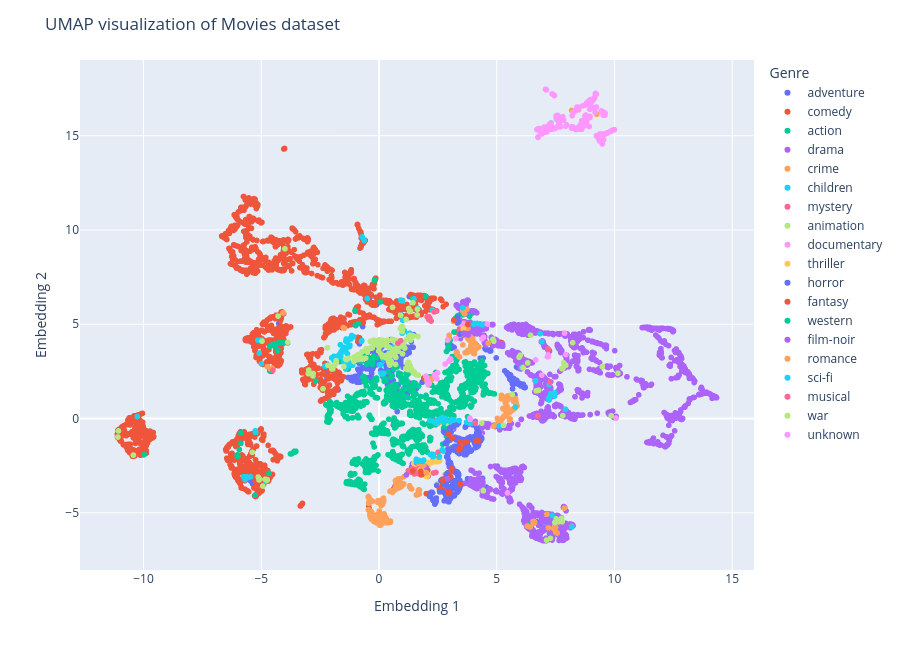

The notebook cell saved with this chart:
### Code cell
umap_df = pd.DataFrame({
    'UMAP1': umap_features[:, 0],
    'UMAP2': umap_features[:, 1],
    'Genre': movies['genres'].apply(lambda x: x[0] if len(x) > 0 else 'unknown').values
})

fig = px.scatter(
    umap_df,
    x='UMAP1', y='UMAP2',
    color='Genre',
    width=900, height=650,
    hover_data={'UMAP1': ':.3f', 'UMAP2': ':.3f', 'Genre': True}
)
fig.update_layout(
    title='UMAP visualization of Movies dataset',
    xaxis_title='Embedding 1',
    yaxis_title='Embedding 2',
)
fig.show()

### Figure 1 — Plotly figure (JSON) as saved in the notebook; plotly's stock layout.template omitted (floating-point values rounded to 4 significant figures; data arrays with more than 128 entries replaced by an {"elided": "..."} marker saying what was removed)
{"data": [{"customdata": {"elided": "652x1 str values"}, "hovertemplate": "Genre=%{customdata[0]}<br>UMAP1=%{x:.3f}<br>UMAP2=%{y:.3f}<extra></extra>", "legendgroup": "adventure", "marker": {"color": "#636efa", "symbol": "circle"}, "mode": "markers", "name": "adventure", "showlegend": true, "type": "scattergl", "x": {"elided": "652 float values"}, "xaxis": "x", "y": {"elided": "652 float values"}, "yaxis": "y"}, {"customdata": {"elided": "2776x1 str values"}, "hovertemplate": "Genre=%{customdata[0]}<br>UMAP1=%{x:.3f}<br>UMAP2=%{y:.3f}<extra></extra>", "legendgroup": "comedy", "marker": {"color": "#EF553B", "symbol": "circle"}, "mode": "markers", "name": "comedy", "showlegend": true, "type": "scattergl", "x": {"elided": "2776 float values"}, "xaxis": "x", "y": {"elided": "2776 float values"}, "yaxis": "y"}, {"customdata": {"elided": "1828x1 str values"}, "hovertemplate": "Genre=%{customdata[0]}<br>UMAP1=%{x:.3f}<br>UMAP2=%{y:.3f}<extra></extra>", "legendgroup": "action", "marker": {"color": "#00cc96", "symbol": "circle"}, "mode": "markers", "name": "action", "showlegend": true, "type": "scattergl", "x": {"elided": "1828 float values"}, "xaxis": "x", "y": {"elided": "1828 float values"}, "yaxis": "y"}, {"customdata": {"elided": "2218x1 str values"}, "hovertemplate": "Genre=%{customdata[0]}<br>UMAP1=%{x:.3f}<br>UMAP2=%{y:.3f}<extra></extra>", "legendgroup": "drama", "marker": {"color": "#ab63fa", "symbol": "circle"}, "mode": "markers", "name": "drama", "showlegend": true, "type": "scattergl", "x": {"elided": "2218 float values"}, "xaxis": "x", "y": {"elided": "2218 float values"}, "yaxis": "y"}, {"customdata": {"elided": "534x1 str values"}, "hovertemplate": "Genre=%{customdata[0]}<br>UMAP1=%{x:.3f}<br>UMAP2=%{y:.3f}<extra></extra>", "legendgroup": "crime", "marker": {"color": "#FFA15A", "symbol": "circle"}, "mode": "markers", "name": "crime", "showlegend": true, "type": "scattergl", "x": {"elided": "534 float values"}, "xaxis": "x", "y": {"elided": "534 float values"}, "yaxis": "y"}, {"customdata": {"elided": "197x1 str values"}, "hovertemplate": "Genre=%{customdata[0]}<br>UMAP1=%{x:.3f}<br>UMAP2=%{y:.3f}<extra></extra>", "legendgroup": "children", "marker": {"color": "#19d3f3", "symbol": "circle"}, "mode": "markers", "name": "children", "showlegend": true, "type": "scattergl", "x": {"elided": "197 float values"}, "xaxis": "x", "y": {"elided": "197 float values"}, "yaxis": "y"}, {"customdata": [["mystery"], ["mystery"], ["mystery"], ["mystery"], ["mystery"], ["mystery"], ["mystery"], ["mystery"], ["mystery"], ["mystery"], ["mystery"], ["mystery"], ["mystery"], ["mystery"], ["mystery"], ["mystery"], ["mystery"], ["mystery"], ["mystery"], ["mystery"], ["mystery"], ["mystery"], ["mystery"], ["mystery"], ["mystery"], ["mystery"], ["mystery"], ["mystery"], ["mystery"], ["mystery"], ["mystery"], ["mystery"], ["mystery"], ["mystery"], ["mystery"], ["mystery"], ["mystery"], ["mystery"], ["mystery"], ["mystery"], ["mystery"], ["mystery"], ["mystery"], ["mystery"], ["mystery"], ["mystery"], ["mystery"], ["mystery"]], "hovertemplate": "Genre=%{customdata[0]}<br>UMAP1=%{x:.3f}<br>UMAP2=%{y:.3f}<extra></extra>", "legendgroup": "mystery", "marker": {"color": "#FF6692", "symbol": "circle"}, "mode": "markers", "name": "mystery", "showlegend": true, "type": "scattergl", "x": [1.473, 1.295, 1.583, 1.331, 1.33, 1.276, 3.437, 3.432, 1.497, 3.395, 3.44, 1.536, 2.306, 1.35, 1.359, 1.39, 1.485, 1.27, 1.401, 2.314, 1.385, 1.57, 2.42, 1.6, 2.392, 1.353, 1.651, 2.509, 1.417, 1.403, 1.508, 3.421, 1.709, 3.424, 1.314, 1.416, 1.545, 1.412, 1.349, 1.541, 1.838, 1.394, 2.084, 2.067, 7.255, 2.974, 1.571, 1.609], "xaxis": "x", "y": [-2.655, -2.789, -2.649, -2.808, -2.803, -2.781, 4.465, 4.544, -2.938, 4.505, 4.561, -2.884, -2.168, -2.753, -2.84, -2.721, -2.858, -2.779, -2.758, -2.889, -2.718, -2.881, -2.861, -2.576, -2.136, -2.731, -2.916, -1.793, -2.843, -2.813, -2.876, 4.767, -2.927, 4.587, -2.756, -2.66, -2.501, -2.788, -2.725, -2.323, -2.955, -2.806, -3.071, -3.06, 1.93, -0.2049, -2.854, -2.906], "yaxis": "y"}, {"customdata": {"elided": "297x1 str values"}, "hovertemplate": "Genre=%{customdata[0]}<br>UMAP1=%{x:.3f}<br>UMAP2=%{y:.3f}<extra></extra>", "legendgroup": "animation", "marker": {"color": "#B6E880", "symbol": "circle"}, "mode": "markers", "name": "animation", "showlegend": true, "type": "scattergl", "x": {"elided": "297 float values"}, "xaxis": "x", "y": {"elided": "297 float values"}, "yaxis": "y"}, {"customdata": {"elided": "385x1 str values"}, "hovertemplate": "Genre=%{customdata[0]}<br>UMAP1=%{x:.3f}<br>UMAP2=%{y:.3f}<extra></extra>", "legendgroup": "documentary", "marker": {"color": "#FF97FF", "symbol": "circle"}, "mode": "markers", "name": "documentary", "showlegend": true, "type": "scattergl", "x": {"elided": "385 float values"}, "xaxis": "x", "y": {"elided": "385 float values"}, "yaxis": "y"}, {"customdata": [["thriller"], ["thriller"], ["thriller"], ["thriller"], ["thriller"], ["thriller"], ["thriller"], ["thriller"], ["thriller"], ["thriller"], ["thriller"], ["thriller"], ["thriller"], ["thriller"], ["thriller"], ["thriller"], ["thriller"], ["thriller"], ["thriller"], ["thriller"], ["thriller"], ["thriller"], ["thriller"], ["thriller"], ["thriller"], ["thriller"], ["thriller"], ["thriller"], ["thriller"], ["thriller"], ["thriller"], ["thriller"], ["thriller"], ["thriller"], ["thriller"], ["thriller"], ["thriller"], ["thriller"], ["thriller"], ["thriller"], ["thriller"], ["thriller"], ["thriller"], ["thriller"], ["thriller"], ["thriller"], ["thriller"], ["thriller"], ["thriller"], ["thriller"], ["thriller"], ["thriller"], ["thriller"], ["thriller"], ["thriller"], ["thriller"], ["thriller"], ["thriller"], ["thriller"], ["thriller"], ["thriller"], ["thriller"], ["thriller"], ["thriller"], ["thriller"], ["thriller"], ["thriller"], ["thriller"], ["thriller"], ["thriller"], ["thriller"], ["thriller"], ["thriller"], ["thriller"], ["thriller"], ["thriller"], ["thriller"], ["thriller"], ["thriller"], ["thriller"], ["thriller"], ["thriller"], ["thriller"]], "hovertemplate": "Genre=%{customdata[0]}<br>UMAP1=%{x:.3f}<br>UMAP2=%{y:.3f}<extra></extra>", "legendgroup": "thriller", "marker": {"color": "#FECB52", "symbol": "circle"}, "mode": "markers", "name": "thriller", "showlegend": true, "type": "scattergl", "x": [1.983, 1.985, 2.001, 1.986, 1.989, 1.955, 2.005, 1.994, 1.956, 2.024, 1.938, 2.027, 1.959, 2.006, 1.939, 2.222, 2.403, 2.394, 2.452, 2.576, 3.577, 3.579, 1.88, 1.936, 2.453, 2.504, 1.946, 2.312, 1.938, 2.052, 2.406, 2.035, 1.963, 2.546, 1.959, 2.01, 1.813, 2.004, 2.105, 2.08, 2.049, 1.934, 1.948, 1.947, 2.001, 1.948, 1.913, 2.006, 2.27, 1.725, 2.08, 1.93, 1.915, 1.911, 1.951, 1.909, 1.954, 1.522, 1.938, 1.541, 1.518, 1.834, 1.539, 2.009, 2.017, 1.828, 2.019, 2.019, 2.02, 1.522, 1.946, 1.887, 1.552, 1.829, 2.011, 1.751, 1.523, 1.472, 2.046, 1.489, 1.884, 1.935, 1.823], "xaxis": "x", "y": [-2.608, -2.628, -2.787, -2.416, -2.549, -2.382, -2.59, -2.662, -2.53, -2.922, -2.429, -2.365, -2.517, -2.906, -2.518, -2.318, -2.245, -2.263, -2.263, -2.25, 4.746, 4.749, -2.416, -2.538, -2.241, -2.278, -2.626, -2.297, -2.523, -2.529, -2.282, -2.934, -2.651, -2.276, -2.691, -2.865, -2.397, -2.608, -2.329, -2.885, -2.545, -2.587, -2.659, -2.73, -2.903, -2.58, -2.529, -2.942, -2.307, -2.346, -2.517, -2.54, -2.669, -2.523, -2.631, -2.628, -2.956, -2.364, -2.994, -2.37, -2.373, -2.714, -2.376, -3.044, -3.052, -2.728, -3.055, -3.068, -3.063, -2.371, -2.976, -2.815, -2.412, -2.806, -3.06, -2.719, -2.387, -2.381, -3.076, -2.363, -2.803, -3.0, -2.747], "yaxis": "y"}, {"customdata": {"elided": "468x1 str values"}, "hovertemplate": "Genre=%{customdata[0]}<br>UMAP1=%{x:.3f}<br>UMAP2=%{y:.3f}<extra></extra>", "legendgroup": "horror", "marker": {"color": "#636efa", "symbol": "circle"}, "mode": "markers", "name": "horror", "showlegend": true, "type": "scattergl", "x": {"elided": "468 float values"}, "xaxis": "x", "y": {"elided": "468 float values"}, "yaxis": "y"}, {"customdata": [["fantasy"], ["fantasy"], ["fantasy"], ["fantasy"], ["fantasy"], ["fantasy"], ["fantasy"], ["fantasy"], ["fantasy"], ["fantasy"], ["fantasy"], ["fantasy"], ["fantasy"], ["fantasy"], ["fantasy"], ["fantasy"], ["fantasy"], ["fantasy"], ["fantasy"], ["fantasy"], ["fantasy"], ["fantasy"], ["fantasy"], ["fantasy"], ["fantasy"], ["fantasy"], ["fantasy"], ["fantasy"], ["fantasy"], ["fantasy"], ["fantasy"], ["fantasy"], ["fantasy"], ["fantasy"], ["fantasy"], ["fantasy"], ["fantasy"], ["fantasy"], ["fantasy"], ["fantasy"], ["fantasy"], ["fantasy"]], "hovertemplate": "Genre=%{customdata[0]}<br>UMAP1=%{x:.3f}<br>UMAP2=%{y:.3f}<extra></extra>", "legendgroup": "fantasy", "marker": {"color": "#EF553B", "symbol": "circle"}, "mode": "markers", "name": "fantasy", "showlegend": true, "type": "scattergl", "x": [3.438, 3.578, 2.426, 3.017, 2.999, 3.392, 2.754, 3.026, -4.209, 1.436, 3.724, 4.219, 3.072, 3.008, 2.359, 4.13, 2.448, 3.183, 2.939, 3.084, 3.097, 2.21, 3.435, 1.773, 2.934, 2.945, 1.787, 3.777, 3.458, 2.725, 3.452, 2.066, 2.725, 2.711, 3.105, 2.987, 3.003, 1.9, 1.825, 1.92, 1.942, 2.954], "xaxis": "x", "y": [-1.617, -1.307, -0.1583, -3.137, -3.098, -1.667, -3.23, -3.073, 2.875, -2.788, -1.226, -1.175, -2.751, -3.128, -0.1286, -1.192, 5.716, 5.226, 3.733, -2.651, -2.693, 2.185, -1.227, -2.8, 3.747, -3.983, -2.989, 4.988, -1.562, 5.93, -3.487, -2.736, -3.308, -3.256, -1.037, -3.937, -3.922, 2.148, -2.966, 2.156, 2.138, -0.8448], "yaxis": "y"}, {"customdata": [["western"], ["western"], ["western"], ["western"], ["western"], ["western"], ["western"], ["western"], ["western"], ["western"], ["western"], ["western"], ["western"], ["western"], ["western"], ["western"], ["western"], ["western"], ["western"], ["western"], ["western"], ["western"], ["western"]], "hovertemplate": "Genre=%{customdata[0]}<br>UMAP1=%{x:.3f}<br>UMAP2=%{y:.3f}<extra></extra>", "legendgroup": "western", "marker": {"color": "#00cc96", "symbol": "circle"}, "mode": "markers", "name": "western", "showlegend": true, "type": "scattergl", "x": [2.255, 2.281, 2.236, 2.868, 2.941, 2.943, 2.944, 2.95, 2.929, 2.958, 2.939, 2.937, 2.989, 2.94, 2.955, 3.023, 2.409, 2.938, 2.21, 3.186, 2.232, 2.25, 2.146], "xaxis": "x", "y": [2.196, 2.218, 2.166, 3.556, 4.113, 3.704, 3.738, 3.707, 4.106, 4.03, 4.148, 4.108, 4.258, 3.668, 3.799, 4.148, 2.442, 3.717, 2.199, 4.587, 1.767, 1.763, 2.208], "yaxis": "y"}, {"customdata": [["film-noir"], ["film-noir"], ["film-noir"], ["film-noir"], ["film-noir"], ["film-noir"], ["film-noir"], ["film-noir"], ["film-noir"], ["film-noir"], ["film-noir"], ["film-noir"]], "hovertemplate": "Genre=%{customdata[0]}<br>UMAP1=%{x:.3f}<br>UMAP2=%{y:.3f}<extra></extra>", "legendgroup": "film-noir", "marker": {"color": "#ab63fa", "symbol": "circle"}, "mode": "markers", "name": "film-noir", "showlegend": true, "type": "scattergl", "x": [1.996, 3.672, 3.772, 3.587, 3.794, 3.605, 2.907, 3.788, 1.165, 3.787, 3.784, 1.605], "xaxis": "x", "y": [-2.576, 4.467, 4.491, 4.507, 4.429, 4.531, -3.193, 4.447, -2.989, 4.445, 4.477, -2.349], "yaxis": "y"}, {"customdata": [["romance"], ["romance"], ["romance"], ["romance"], ["romance"], ["romance"], ["romance"], ["romance"], ["romance"], ["romance"], ["romance"], ["romance"], ["romance"], ["romance"], ["romance"], ["romance"], ["romance"], ["romance"], ["romance"], ["romance"], ["romance"], ["romance"], ["romance"], ["romance"], ["romance"], ["romance"], ["romance"], ["romance"], ["romance"], ["romance"], ["romance"], ["romance"], ["romance"], ["romance"], ["romance"], ["romance"], ["romance"], ["romance"]], "hovertemplate": "Genre=%{customdata[0]}<br>UMAP1=%{x:.3f}<br>UMAP2=%{y:.3f}<extra></extra>", "legendgroup": "romance", "marker": {"color": "#FFA15A", "symbol": "circle"}, "mode": "markers", "name": "romance", "showlegend": true, "type": "scattergl", "x": [2.099, 3.633, 2.206, 2.055, 2.218, 2.198, 2.149, 2.091, -4.501, 1.906, 2.112, 2.096, 2.192, 2.067, 2.966, 2.019, 2.16, 2.719, 2.013, 2.525, 1.87, -4.531, 2.979, 1.785, -4.079, 1.881, 2.146, 1.009, 2.507, -4.057, 2.169, 2.093, 1.705, 1.83, 1.686, 2.062, -4.603, -4.742], "xaxis": "x", "y": [2.046, 5.553, 2.04, 2.029, 2.052, 2.044, 2.064, 2.061, 2.598, -2.478, 2.06, 2.064, 2.042, 1.964, 4.242, 2.028, 2.117, 0.03367, -2.878, -0.2582, -2.458, 2.619, 4.412, -2.396, 5.598, -2.454, 2.061, 6.272, -0.2566, 5.599, 2.089, 2.069, -2.366, -2.494, -2.35, 2.087, 2.626, 2.746], "yaxis": "y"}, {"customdata": [["sci-fi"], ["sci-fi"], ["sci-fi"], ["sci-fi"], ["sci-fi"], ["sci-fi"], ["sci-fi"], ["sci-fi"], ["sci-fi"], ["sci-fi"], ["sci-fi"], ["sci-fi"], ["sci-fi"], ["sci-fi"], ["sci-fi"], ["sci-fi"], ["sci-fi"], ["sci-fi"], ["sci-fi"], ["sci-fi"], ["sci-fi"], ["sci-fi"], ["sci-fi"], ["sci-fi"], ["sci-fi"], ["sci-fi"], ["sci-fi"], ["sci-fi"], ["sci-fi"], ["sci-fi"], ["sci-fi"], ["sci-fi"], ["sci-fi"], ["sci-fi"], ["sci-fi"], ["sci-fi"], ["sci-fi"], ["sci-fi"], ["sci-fi"], ["sci-fi"], ["sci-fi"], ["sci-fi"], ["sci-fi"], ["sci-fi"], ["sci-fi"], ["sci-fi"], ["sci-fi"], ["sci-fi"], ["sci-fi"], ["sci-fi"], ["sci-fi"], ["sci-fi"], ["sci-fi"], ["sci-fi"], ["sci-fi"], ["sci-fi"], ["sci-fi"], ["sci-fi"], ["sci-fi"], ["sci-fi"], ["sci-fi"]], "hovertemplate": "Genre=%{customdata[0]}<br>UMAP1=%{x:.3f}<br>UMAP2=%{y:.3f}<extra></extra>", "legendgroup": "sci-fi", "marker": {"color": "#19d3f3", "symbol": "circle"}, "mode": "markers", "name": "sci-fi", "showlegend": true, "type": "scattergl", "x": [1.9, 1.852, 2.426, 2.813, 2.733, 3.86, 2.757, 2.63, 1.695, 2.183, 2.525, 0.9964, 0.9412, 2.556, 2.289, 0.9209, 2.289, 2.499, 3.888, 2.683, 2.446, 2.442, 3.085, 3.915, 1.646, 3.023, 2.311, 2.823, 2.405, 2.648, 2.366, 2.36, 1.614, 1.725, 2.347, 3.401, 1.609, 1.586, 2.564, 2.703, 2.16, 2.323, 1.622, 1.723, 2.783, 1.592, 3.192, 1.599, 3.718, 2.331, 2.345, 2.782, 2.504, 1.603, 2.329, 2.248, 2.763, 1.612, 2.301, 1.6, 1.611], "xaxis": "x", "y": [-2.203, -2.277, -0.1961, -0.1309, -1.728, -0.2534, -0.02424, 0.00283, -2.223, -1.919, -0.1423, 6.237, 6.256, -2.054, -1.997, 6.281, -2.022, -0.211, -0.2435, -1.663, -0.1478, -0.2326, -0.0486, -0.2467, -2.269, -0.1752, -1.911, -0.01143, -0.1425, 0.02093, -0.1592, -0.1656, -2.227, -2.243, -0.1512, -0.1045, -2.211, -2.16, -2.02, 0.05943, -0.1092, -0.1565, -2.238, -2.252, -0.01862, -2.275, -0.0777, -2.245, -0.1968, -0.1412, -0.1701, -0.1924, -0.0574, -2.258, -0.1558, -1.886, -0.02445, -2.238, -0.1385, -2.248, -2.263], "yaxis": "y"}, {"customdata": [["musical"], ["musical"], ["musical"], ["musical"], ["musical"], ["musical"], ["musical"], ["musical"], ["musical"], ["musical"], ["musical"], ["musical"], ["musical"], ["musical"], ["musical"], ["musical"], ["musical"], ["musical"], ["musical"], ["musical"], ["musical"], ["musical"], ["musical"]], "hovertemplate": "Genre=%{customdata[0]}<br>UMAP1=%{x:.3f}<br>UMAP2=%{y:.3f}<extra></extra>", "legendgroup": "musical", "marker": {"color": "#FF6692", "symbol": "circle"}, "mode": "markers", "name": "musical", "showlegend": true, "type": "scattergl", "x": [2.356, 2.079, 2.108, 2.165, 2.443, 2.041, 0.9203, 2.436, 2.12, 4.086, 2.113, 7.181, 2.193, 2.213, 6.747, 2.13, -4.509, 2.125, 2.387, 2.083, 2.34, 0.8049, 7.183], "xaxis": "x", "y": [5.665, 5.382, 5.25, 5.316, 5.706, 5.401, 4.124, 5.689, 5.4, -0.2462, 5.274, 3.667, 5.193, 5.171, 0.1443, 5.297, 2.548, 5.35, 5.68, 5.386, 5.652, 3.992, 3.692], "yaxis": "y"}, {"customdata": [["war"], ["war"], ["war"], ["war"]], "hovertemplate": "Genre=%{customdata[0]}<br>UMAP1=%{x:.3f}<br>UMAP2=%{y:.3f}<extra></extra>", "legendgroup": "war", "marker": {"color": "#B6E880", "symbol": "circle"}, "mode": "markers", "name": "war", "showlegend": true, "type": "scattergl", "x": [4.871, 4.876, 4.841, 6.319], "xaxis": "x", "y": [4.116, 4.099, 4.204, 2.952], "yaxis": "y"}, {"customdata": [["unknown"], ["unknown"], ["unknown"], ["unknown"], ["unknown"], ["unknown"], ["unknown"], ["unknown"], ["unknown"], ["unknown"], ["unknown"], ["unknown"], ["unknown"], ["unknown"], ["unknown"], ["unknown"], ["unknown"], ["unknown"], ["unknown"], ["unknown"], ["unknown"], ["unknown"], ["unknown"], ["unknown"], ["unknown"]], "hovertemplate": "Genre=%{customdata[0]}<br>UMAP1=%{x:.3f}<br>UMAP2=%{y:.3f}<extra></extra>", "legendgroup": "unknown", "marker": {"color": "#FF97FF", "symbol": "circle"}, "mode": "markers", "name": "unknown", "showlegend": true, "type": "scattergl", "x": [3.257, 3.873, 2.092, 3.858, 2.419, 1.999, 1.997, 2.087, 2.115, 3.039, 1.983, 2.913, 2.101, 2.128, 2.46, 1.997, 2.071, 2.09, 2.488, 2.808, 2.968, 2.011, 2.101, 2.347, 1.993], "xaxis": "x", "y": [4.235, -0.0437, 1.864, 0.02208, 2.135, 2.219, 2.229, 1.962, 1.871, 3.16, 2.234, 4.163, 1.839, 1.837, 2.119, 2.22, 1.845, 1.839, 2.419, 2.89, 3.038, 2.212, 1.861, 2.314, 2.248], "yaxis": "y"}], "layout": {"height": 650, "legend": {"title": {"text": "Genre"}, "tracegroupgap": 0}, "margin": {"t": 60}, "title": {"text": "UMAP visualization of Movies dataset"}, "width": 900, "xaxis": {"anchor": "y", "domain": [0, 1], "title": {"text": "Embedding 1"}}, "yaxis": {"anchor": "x", "domain": [0, 1], "title": {"text": "Embedding 2"}}}}
